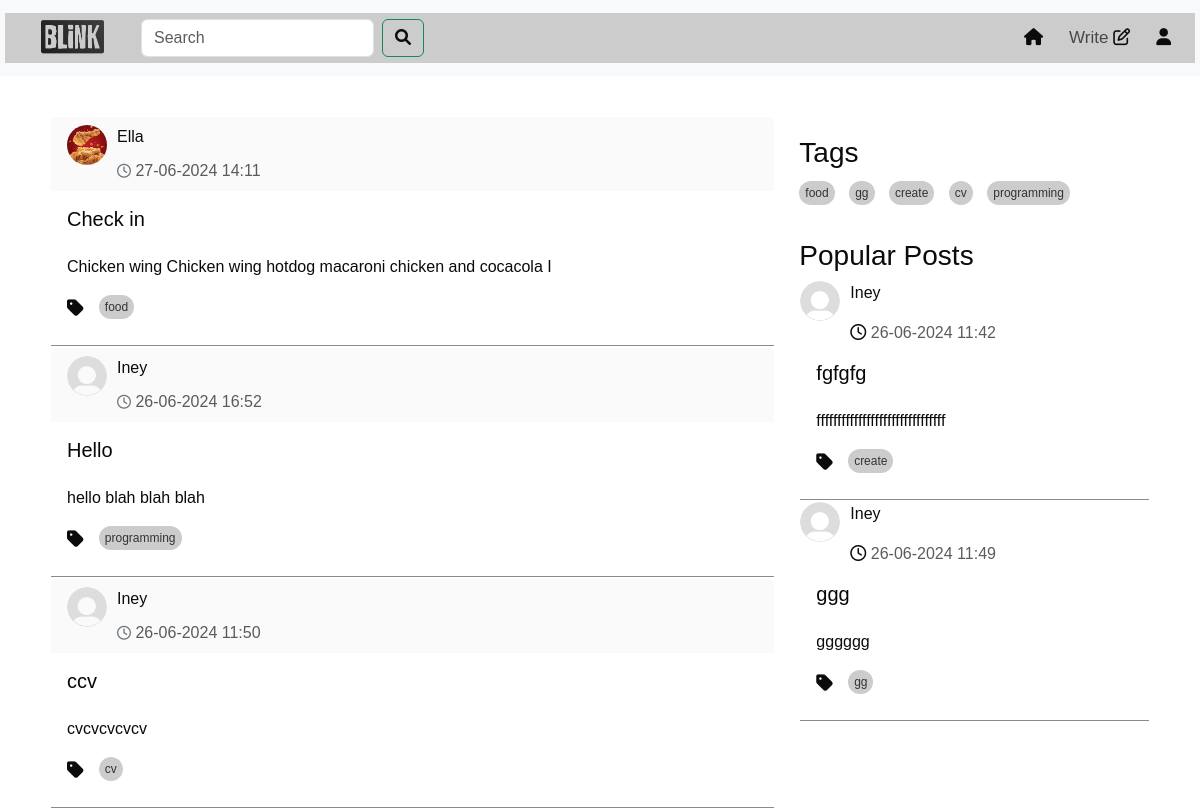
The page /home (signed in, upper part) on the database as committed earlier.
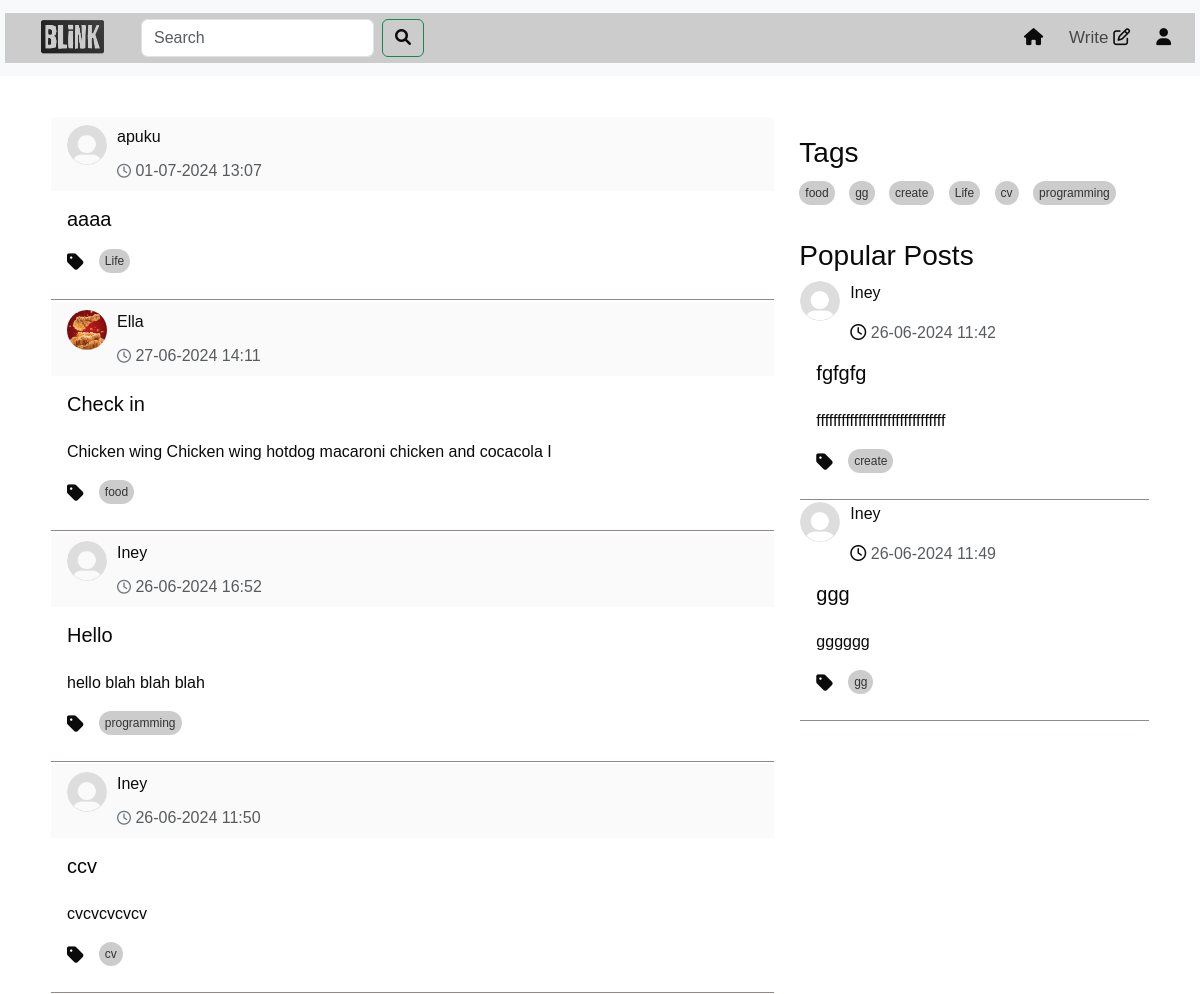
The same page on the database as committed later.
### models.py (models this page shows, shortened)
class Post(db.Model):
    id = db.Column(db.Integer, primary_key=True)
    title = db.Column(db.Text())
    content = db.Column(db.Text())
    tag = db.Column(db.Text(), nullable=False)
    user_id = db.Column(db.Integer, db.ForeignKey('user.id'), nullable=False)
    created_date = db.Column(db.DateTime,default=datetime.datetime.now)
    likes = db.Column(db.Integer, default=0)
    meta = db.Column(db.Text, nullable=True)
    comments = db.relationship('Comment', backref='post',cascade="all, delete", lazy=True)

class User(UserMixin,db.Model):
    id = db.Column(db.Integer, primary_key=True)
    username = db.Column(db.String(50), unique=True)
    email =db.Column(db.String(50), unique=True)
    password = db.Column(db.String(100))
    bio = db.Column(db.String(50))
    profile_picture = db.Column(db.String(250))
    posts = db.relationship('Post', backref='author', lazy=True)
    comments = db.relationship('Comment', backref='author', lazy=True)

### route.py (the view)
@app.route('/home',methods=['GET', 'POST'])
@login_required
def home(limit=2):
    page = request.args.get('page', 1, type=int)
    per_page = 10  # Number of posts per page
    post = get_posts(page, per_page)  # Assuming you have a function to get paginated posts
    unique_tags = list(set(tag for tag, in Post.query.with_entities(Post.tag).distinct()))
    popular_posts = Post.query.order_by(Post.likes.desc()).limit(limit).all()
    forms=SearchForm()
    query = forms.search.data
    if forms.validate_on_submit():
         search_results = Post.query.filter(Post.title.ilike(f'%{query}%')).all()
         return render_template('search_results.html' ,post=post, search_results =search_results ,
                                form = forms ,popular_posts = popular_posts,tags=unique_tags)
    return render_template("home.html", post=post ,form=forms  ,popular_posts = popular_posts,tags=unique_tags)

### forms.py
class SearchForm(FlaskForm):
    search = StringField('Search ', validators=[DataRequired()])
    submit = SubmitField('Search')

### route.py (called while the page is built)
@login_manager.user_loader
def loader_user(user_id):
    return User.query.get(user_id)

def get_posts(page, per_page, tag=None):
    if tag:
        return Post.query.filter(Post.tag.in_([tag])).paginate(page=page, per_page=per_page, error_out=False)
    return Post.query.order_by(Post.created_date.desc()).paginate(page=page, per_page=per_page, error_out=False)

### templates/home.html (shortened to what this page needs)
<!DOCTYPE html>
<html lang="en">
  <head>
    <link
      href="https://cdn.jsdelivr.net/npm/bootstrap@5.3.3/dist/css/bootstrap.min.css"
      rel="stylesheet"
    />
    <link
      href="https://cdnjs.cloudflare.com/ajax/libs/font-awesome/6.0.0-beta3/css/all.min.css"
      rel="stylesheet"
    />
    <link
      rel="stylesheet"
      href="https://cdnjs.cloudflare.com/ajax/libs/font-awesome/5.15.4/css/all.min.css"
    />
    <link
      href="https://cdnjs.cloudflare.com/ajax/libs/font-awesome/6.0.0-beta3/css/all.min.css"
      rel="stylesheet"
    />
    <link
      href="https://cdn.jsdelivr.net/npm/bootstrap@5.3.3/dist/css/bootstrap.min.css"
      rel="stylesheet"
    />
    <link
      href="https://cdnjs.cloudflare.com/ajax/libs/font-awesome/6.0.0-beta3/css/all.min.css"
      rel="stylesheet"
    />
    <link rel="stylesheet" href="/static/home.css" />
    <link rel="stylesheet" href="/static/topnav.css" />
  </head>
  <body>
    {% include 'topnav.html' %}
    <div class="container">
      <div class="row">
        <div class="col-sm-8">
          <div id="posts-container">
            {% for post in post.items %}
            <div class="card">
              <div
                class="card-header d-flex justify-content-between align-items-center"
              >
                <div class="profile-image">
                  <a
                    class="nav-link"
                    href="{{ url_for('profile',user_id=post.user_id) }}"
                    ><img
                      src="{{ url_for('static', filename='/photo/user_profile/'+post.author.profile_picture) }}"
                      width="60"
                      height="60"
                      alt=""
                  /></a>
                  <div style="width: 300px">
                    <p id="name">
                      <a
                        class="nav-link"
                        href="{{ url_for('profile',user_id=post.user_id) }}"
                        >{{post.author.username}}</a
                      >
                    </p>
                    <p class="text-muted mb-0">
                      <i class="fa-regular fa-clock"></i>
                      {{post.created_date.strftime('%d-%m-%Y %H:%M')}}
                    </p>
                  </div>
                </div>
              </div>
              <div class="card-body">
                <a
                  class="nav-link"
                  href="{{ url_for('full_post',post_id=post.id) }}"
                >
                  <h5 class="card-title">{{post.title}}</h5>
                  <p class="card-text" id="card-description">
                    {{post.meta | safe}}
                  </p>
                  <div class="tags-container">
                    <ul class="list-group list-group-horizontal">
                      <i class="fas fa-tag"></i>
                      <a
                        href="{{ url_for('home_tag',tag=post.tag ) }}"
                        class="tag"
                        >{{post.tag}}
                      </a>
                    </ul>
                  </div>
                </a>
              </div>
              <div
                class="card-end"
                style="border-bottom: #958787 solid 1px"
              ></div>
            </div>
            {% endfor %}
          </div>
        </div>
        {% include 'sidenav.html' %}
      </div>
    </div>
  </body>
</html>

### templates/topnav.html (shortened to what this page needs)
<nav class="navbar navbar-expand-lg navbar-light bg-light">
  <div class="container-fluid">
    <a class="nav-link" href="{{ url_for('home') }}">
      <img class="image" src="/static/image/logo.png" alt="Logo"
    /></a>
    <div class="collapse navbar-collapse" id="navbarSupportedContent">
      <form class="d-flex" method="POST">
        <input
          class="form-control form-control-md w-100 me-2"
          type="search"
          placeholder="Search"
          aria-label="Search"
          name="search"
        />
        <button class="btn btn-outline-success" type="submit">
          <i class="fa-solid fa-magnifying-glass"></i>
        </button>
      </form>
      <ul class="navbar-nav ms-auto mb-2 mb-lg-0" style="gap: 10px">
        <li class="nav-item">
          <a
            class="nav-link active"
            aria-current="page"
            href="{{ url_for('home') }}"
            ><i class="fa-solid fa-house"></i
          ></a>
        </li>
        <li class="nav-item">
          <a class="nav-link" href="{{ url_for('post') }}"
            >Write <i class="fa-regular fa-pen-to-square"></i
          ></a>
        </li>
        <li class="nav-item">
          <a
            class="nav-link"
            href="{{ url_for('profile',user_id=current_user.id) }}"
            ><i class="fa-solid fa-user"></i
          ></a>
        </li>
      </ul>
    </div>
  </div>
</nav>

### templates/sidenav.html (shortened to what this page needs)
<!DOCTYPE html>
<html lang="en">
  <head>
    <link
      href="https://cdn.jsdelivr.net/npm/bootstrap@5.3.3/dist/css/bootstrap.min.css"
      rel="stylesheet"
    />
    <link
      href="https://cdnjs.cloudflare.com/ajax/libs/font-awesome/6.0.0-beta3/css/all.min.css"
      rel="stylesheet"
    />
    <link
      rel="stylesheet"
      href="https://cdnjs.cloudflare.com/ajax/libs/font-awesome/5.15.4/css/all.min.css"
    />
    <link
      href="https://cdnjs.cloudflare.com/ajax/libs/font-awesome/6.0.0-beta3/css/all.min.css"
      rel="stylesheet"
    />
    <link rel="stylesheet" href="/static/home.css" />
  </head>
  <body>
    <div class="col-sm-4" id="right-column">
      <div class="tags-section">
        <h3>Tags</h3>
        <div class="tags-container">
          {% if tags %} {% for tag in tags %}
          <a href="{{ url_for('home_tag',tag=tag ) }}" class="tag">{{ tag }}</a>
          {% endfor %} {% else %}
          <p>No tags available</p>
          {% endif %}
        </div>
      </div>
      <div class="mt-4">
        <h3>Popular Posts</h3>
        {% for popular_post in popular_posts %}
        <div class="card">
          <div>
            <div class="profile-image">
              <a
                class="nav-link"
                href="{{ url_for('profile',user_id=popular_post.user_id) }}"
                ><img
                  src="{{ url_for('static', filename='/photo/user_profile/'+popular_post.author.profile_picture) }}"
                  width="60"
                  height="60"
                  alt=""
              /></a>
              <div style="width: 300px">
                <p id="name">
                  <a
                    class="nav-link"
                    href="{{ url_for('profile',user_id=popular_post.user_id) }}"
                    >{{popular_post.author.username}}</a
                  >
                </p>
                <p class="text-muted mb-0">
                  <i class="fa-regular fa-clock"></i>
                  {{popular_post.created_date.strftime('%d-%m-%Y %H:%M')}}
                </p>
              </div>
            </div>
          </div>
          <div class="card-body">
            <a
              class="nav-link"
              href="{{ url_for('full_post',post_id=popular_post.id) }}"
            >
              <h5 class="card-title" id="popular">{{popular_post.title}}</h5>
              <p class="card-text" id="card-description">
                {{popular_post.meta |safe }}
              </p>
              <div class="tags-container">
                <ul class="list-group list-group-horizontal">
                  <i class="fas fa-tag"></i>
                  <a
                    href="{{ url_for('home_tag',tag=popular_post.tag ) }}"
                    class="tag"
                    >{{popular_post.tag}}</a
                  >
                </ul>
              </div>
            </a>
          </div>
          <div class="card-end" style="border-bottom: #958787 solid 1px"></div>
        </div>
        {% endfor %}
      </div>
    </div>
  </body>
</html>

### static/home.css (style rules this page uses)
* { color: #0c0b0b; font-family: sans-serif; margin: 0; padding: 0; box-sizing: border-box; }
.container { background: #fff; padding: 20px; margin-top: 20px; z-index: 1; }
.container-fluid { height: 50px; color: black; text-align: center; padding: 14px 16px; text-decoration: none; font-size: 17px; background: #ccc; font-weight: 200px; z-index: 2; margin: 5px; }
.card { color: #070707; border-color: #ffffff; background-color: #ffffff; }
.card-header { padding: 10px; background-color: #fafafa; border-bottom: 1px solid #ccc; display: flex; align-items: center; border-bottom: none !important; }
.card-header { display: flex; flex-direction: row; justify-content: space-between; align-items: center; padding: 0.5rem 1rem; }
.profile-image { margin-right: 10px; }
.profile-image img { border-radius: 50%; width: 40px; height: 40px; }
.card-header p { margin: 0; }
.card-header i { margin: 0; font-size: 14px; color: #6c757d; }
.card-body { background-color: #ffffff; }
.card-text { overflow: hidden; text-overflow: ellipsis; display: -webkit-box; -webkit-line-clamp: 3; -webkit-box-orient: vertical; transition: -webkit-line-clamp 0.5s ease; }
.profile-image { float: left; display: flex; justify-content: center; margin-right: 1rem; }
.profile-image img { border-radius: 50%; }
#right-column { position: -webkit-sticky; position: sticky; top: 0; height: 100vh; overflow-y: auto; padding-top: 20px; }
ul { display: flex; }
#right-column { position: -webkit-sticky; position: sticky; top: 0; height: 100vh; overflow-y: hidden; padding-top: 20px; z-index: 1; }
.tags-container { margin-top: 10px; }
.fa-tag { font-size: 1.2em; margin-right: 5px; vertical-align: middle; }
.tags-container .tag { background-color: #ccc; color: #333; padding: 3px 6px; margin-right: 10px; border-radius: 20px; text-decoration: none; font-size: 12px; display: inline-block; }

### static/topnav.css (style rules this page uses)
* { color: #0c0b0b; font-family: sans-serif; margin: 0; padding: 0; box-sizing: border-box; }
.container { background: #fff; padding: 20px; margin-top: 20px; z-index: 1; }
.container-fluid { color: black; text-align: center; padding: 14px 16px; text-decoration: none; font-size: 17px; background: #ccc; font-weight: 200px; z-index: 2; margin: 5px; }
.navbar { position: sticky; top: 0; height: auto; 5 padding-top: 0px; padding-bottom: 0px; z-index: 2; }
.navbar { position: sticky; top: 0; width: 100%; z-index: 1000; }
.d-flex { padding-left: 20px; background-color: #ccc; }
.row a { border-radius: 15%; margin-bottom: 10px; margin-right: 10px; }
.image { height: 80px; width: 100px; }
#navbarSupportedContent { background: linear-gradient(to left, #ccc 0%, #ccc 100%); }

Rows that differ between the two databases and show on the page:
added Post: profile_picture (placeholder picture), author.username "apuku", created_date "01-07-2024 13:07", title "aaaa", tag "Life"
Other text that changed with them:
new list line: "Life"
